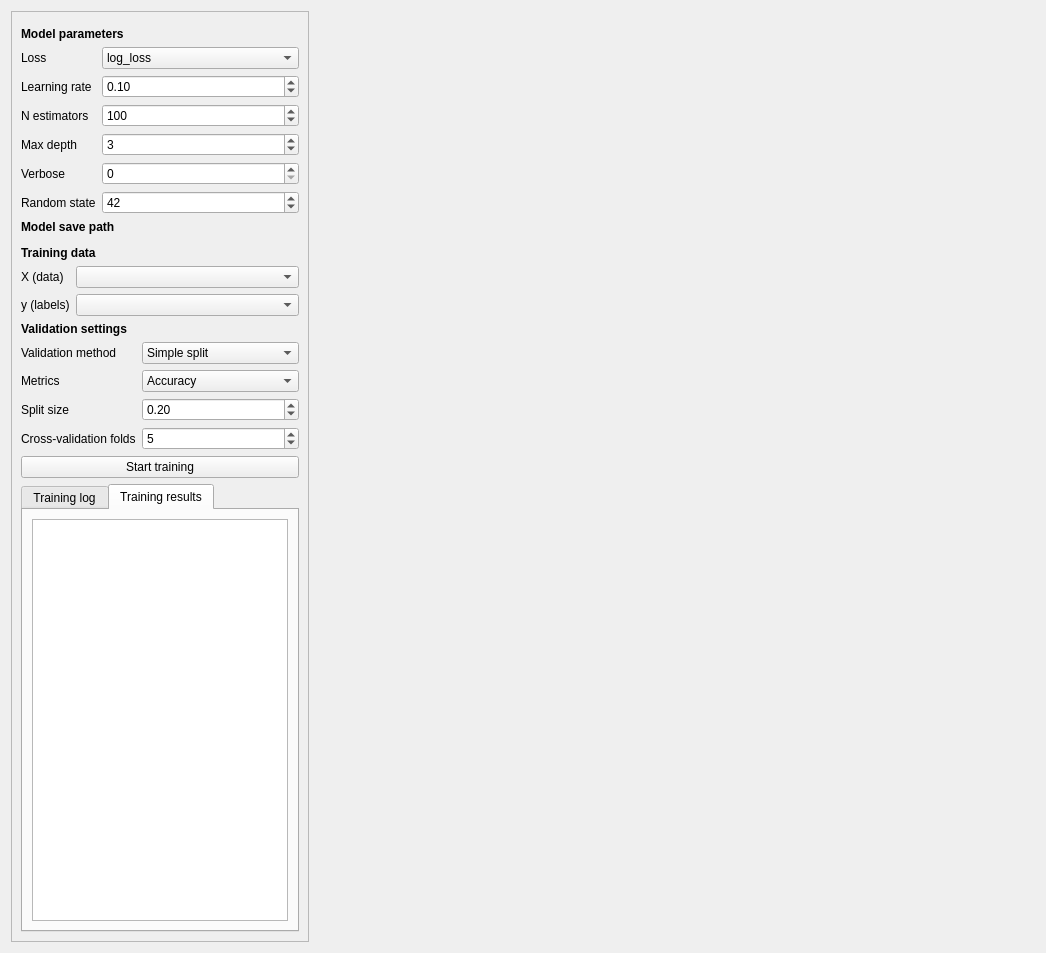
<?xml version="1.0" encoding="UTF-8"?>
<ui version="4.0">
 <class>Form</class>
 <widget class="QWidget" name="Form">
  <property name="geometry">
   <rect>
    <x>0</x>
    <y>0</y>
    <width>1046</width>
    <height>953</height>
   </rect>
  </property>
  <property name="windowTitle">
   <string>Form</string>
  </property>
  <layout class="QFormLayout" name="formLayout_3">
   <item row="0" column="0">
    <widget class="QFrame" name="model_frame">
     <property name="frameShape">
      <enum>QFrame::StyledPanel</enum>
     </property>
     <property name="frameShadow">
      <enum>QFrame::Raised</enum>
     </property>
     <layout class="QHBoxLayout" name="horizontalLayout_7">
      <item>
       <layout class="QVBoxLayout" name="verticalLayout">
        <item>
         <layout class="QVBoxLayout" name="verticalLayout_20">
          <item>
           <layout class="QVBoxLayout" name="verticalLayout_21">
            <item>
             <layout class="QFormLayout" name="formLayout_8">
              <item row="0" column="0" colspan="2">
               <layout class="QVBoxLayout" name="verticalLayout_22">
                <item>
                 <layout class="QFormLayout" name="formLayout"/>
                </item>
               </layout>
              </item>
              <item row="1" column="0" colspan="2">
               <layout class="QVBoxLayout" name="verticalLayout_23">
                <item>
                 <widget class="QLabel" name="label_7">
                  <property name="font">
                   <font>
                    <weight>75</weight>
                    <bold>true</bold>
                   </font>
                  </property>
                  <property name="text">
                   <string>Model parameters</string>
                  </property>
                 </widget>
                </item>
                <item>
                 <layout class="QVBoxLayout" name="verticalLayout_3">
                  <item>
                   <layout class="QFormLayout" name="formLayout_2">
                    <item row="1" column="0">
                     <widget class="QLabel" name="label">
                      <property name="text">
                       <string>Loss</string>
                      </property>
                     </widget>
                    </item>
                    <item row="1" column="1">
                     <widget class="QComboBox" name="loss_cb">
                      <item>
                       <property name="text">
                        <string>log_loss</string>
                       </property>
                      </item>
                      <item>
                       <property name="text">
                        <string>exponential</string>
                       </property>
                      </item>
                     </widget>
                    </item>
                    <item row="2" column="0">
                     <widget class="QLabel" name="label_2">
                      <property name="text">
                       <string>Learning rate</string>
                      </property>
                     </widget>
                    </item>
                    <item row="2" column="1">
                     <widget class="QDoubleSpinBox" name="learning_rate_sb">
                      <property name="value">
                       <double>0.100000000000000</double>
                      </property>
                     </widget>
                    </item>
                    <item row="3" column="0">
                     <widget class="QLabel" name="label_3">
                      <property name="text">
                       <string>N estimators</string>
                      </property>
                     </widget>
                    </item>
                    <item row="3" column="1">
                     <widget class="QSpinBox" name="n_estimators_sb">
                      <property name="maximum">
                       <number>999999999</number>
                      </property>
                      <property name="value">
                       <number>100</number>
                      </property>
                     </widget>
                    </item>
                    <item row="4" column="0">
                     <widget class="QLabel" name="label_4">
                      <property name="text">
                       <string>Max depth</string>
                      </property>
                     </widget>
                    </item>
                    <item row="4" column="1">
                     <widget class="QSpinBox" name="max_depth_sb">
                      <property name="maximum">
                       <number>999999999</number>
                      </property>
                      <property name="value">
                       <number>3</number>
                      </property>
                     </widget>
                    </item>
                    <item row="5" column="0">
                     <widget class="QLabel" name="label_5">
                      <property name="text">
                       <string>Verbose</string>
                      </property>
                     </widget>
                    </item>
                    <item row="5" column="1">
                     <widget class="QSpinBox" name="verbose_sb"/>
                    </item>
                    <item row="6" column="0">
                     <widget class="QLabel" name="label_6">
                      <property name="text">
                       <string>Random state</string>
                      </property>
                     </widget>
                    </item>
                    <item row="6" column="1">
                     <widget class="QSpinBox" name="random_state_sb">
                      <property name="value">
                       <number>42</number>
                      </property>
                     </widget>
                    </item>
                   </layout>
                  </item>
                 </layout>
                </item>
                <item>
                 <widget class="QLabel" name="label_20">
                  <property name="font">
                   <font>
                    <weight>75</weight>
                    <bold>true</bold>
                   </font>
                  </property>
                  <property name="text">
                   <string>Model save path</string>
                  </property>
                  <property name="alignment">
                   <set>Qt::AlignBottom|Qt::AlignLeading|Qt::AlignLeft</set>
                  </property>
                 </widget>
                </item>
                <item>
                 <widget class="QgsFileWidget" name="model_save_path"/>
                </item>
                <item>
                 <widget class="QLabel" name="label_18">
                  <property name="font">
                   <font>
                    <weight>75</weight>
                    <bold>true</bold>
                   </font>
                  </property>
                  <property name="text">
                   <string>Training data</string>
                  </property>
                 </widget>
                </item>
                <item>
                 <layout class="QFormLayout" name="formLayout_9">
                  <item row="0" column="0">
                   <widget class="QLabel" name="label_21">
                    <property name="text">
                     <string>X (data)</string>
                    </property>
                   </widget>
                  </item>
                  <item row="0" column="1">
                   <widget class="QgsMapLayerComboBox" name="X_cb"/>
                  </item>
                  <item row="1" column="0">
                   <widget class="QLabel" name="label_22">
                    <property name="text">
                     <string>y (labels)</string>
                    </property>
                   </widget>
                  </item>
                  <item row="1" column="1">
                   <widget class="QgsMapLayerComboBox" name="y_cb"/>
                  </item>
                 </layout>
                </item>
               </layout>
              </item>
              <item row="2" column="0" colspan="2">
               <layout class="QVBoxLayout" name="verticalLayout_24">
                <item>
                 <widget class="QLabel" name="label_23">
                  <property name="font">
                   <font>
                    <weight>75</weight>
                    <bold>true</bold>
                   </font>
                  </property>
                  <property name="text">
                   <string>Validation settings</string>
                  </property>
                 </widget>
                </item>
                <item>
                 <layout class="QFormLayout" name="formLayout_10">
                  <item row="0" column="0">
                   <widget class="QLabel" name="testMethodLabel_7">
                    <property name="text">
                     <string>Validation method</string>
                    </property>
                   </widget>
                  </item>
                  <item row="0" column="1">
                   <widget class="QComboBox" name="test_method_cb">
                    <item>
                     <property name="text">
                      <string>Simple split</string>
                     </property>
                    </item>
                    <item>
                     <property name="text">
                      <string>K-fold CV</string>
                     </property>
                    </item>
                    <item>
                     <property name="text">
                      <string>Stratified k-fold CV</string>
                     </property>
                    </item>
                    <item>
                     <property name="text">
                      <string>Leave-one-out CV</string>
                     </property>
                    </item>
                    <item>
                     <property name="text">
                      <string>None</string>
                     </property>
                    </item>
                   </widget>
                  </item>
                  <item row="1" column="0">
                   <widget class="QLabel" name="testMethodLabel_8">
                    <property name="text">
                     <string>Metrics</string>
                    </property>
                   </widget>
                  </item>
                  <item row="1" column="1">
                   <widget class="QgsCheckableComboBox" name="metrics_cb">
                    <property name="defaultText">
                     <string>Accuracy</string>
                    </property>
                    <property name="checkedItems">
                     <stringlist/>
                    </property>
                    <item>
                     <property name="text">
                      <string>Accuracy</string>
                     </property>
                    </item>
                    <item>
                     <property name="text">
                      <string>Precision</string>
                     </property>
                    </item>
                    <item>
                     <property name="text">
                      <string>Recall</string>
                     </property>
                    </item>
                    <item>
                     <property name="text">
                      <string>F1</string>
                     </property>
                    </item>
                    <item>
                     <property name="text">
                      <string>AUC</string>
                     </property>
                    </item>
                   </widget>
                  </item>
                  <item row="2" column="0">
                   <widget class="QLabel" name="simpleSplitSizeLabel_4">
                    <property name="text">
                     <string>Split size</string>
                    </property>
                   </widget>
                  </item>
                  <item row="2" column="1">
                   <widget class="QDoubleSpinBox" name="split_size_sb">
                    <property name="minimum">
                     <double>0.010000000000000</double>
                    </property>
                    <property name="maximum">
                     <double>0.990000000000000</double>
                    </property>
                    <property name="value">
                     <double>0.200000000000000</double>
                    </property>
                   </widget>
                  </item>
                  <item row="3" column="0">
                   <widget class="QLabel" name="crossValidationFoldsLabel_4">
                    <property name="text">
                     <string>Cross-validation folds</string>
                    </property>
                   </widget>
                  </item>
                  <item row="3" column="1">
                   <widget class="QgsSpinBox" name="cv_folds_sb">
                    <property name="minimum">
                     <number>2</number>
                    </property>
                    <property name="value">
                     <number>5</number>
                    </property>
                   </widget>
                  </item>
                  <item row="4" column="0" colspan="2">
                   <widget class="QPushButton" name="train_pb">
                    <property name="text">
                     <string>Start training</string>
                    </property>
                   </widget>
                  </item>
                 </layout>
                </item>
               </layout>
              </item>
              <item row="3" column="0">
               <widget class="QTabWidget" name="tabWidget_3">
                <property name="currentIndex">
                 <number>1</number>
                </property>
                <widget class="QWidget" name="tab_6">
                 <attribute name="title">
                  <string>Training log</string>
                 </attribute>
                 <layout class="QVBoxLayout" name="verticalLayout_17">
                  <item>
                   <layout class="QVBoxLayout" name="verticalLayout_18">
                    <item>
                     <widget class="QTextBrowser" name="textBrowser_2"/>
                    </item>
                    <item>
                     <layout class="QHBoxLayout" name="horizontalLayout_6">
                      <item>
                       <widget class="QLabel" name="label_15">
                        <property name="text">
                         <string>Progress</string>
                        </property>
                       </widget>
                      </item>
                      <item>
                       <widget class="QProgressBar" name="progressBar_2">
                        <property name="value">
                         <number>24</number>
                        </property>
                       </widget>
                      </item>
                     </layout>
                    </item>
                   </layout>
                  </item>
                 </layout>
                </widget>
                <widget class="QWidget" name="tab_7">
                 <attribute name="title">
                  <string>Training results</string>
                 </attribute>
                 <layout class="QVBoxLayout" name="verticalLayout_19">
                  <item>
                   <widget class="QTableWidget" name="results_table">
                    <property name="alternatingRowColors">
                     <bool>true</bool>
                    </property>
                   </widget>
                  </item>
                 </layout>
                </widget>
               </widget>
              </item>
             </layout>
            </item>
           </layout>
          </item>
         </layout>
        </item>
       </layout>
      </item>
     </layout>
    </widget>
   </item>
  </layout>
 </widget>
 <customwidgets>
  <customwidget>
   <class>QgsCheckableComboBox</class>
   <extends>QComboBox</extends>
   <header>qgscheckablecombobox.h</header>
  </customwidget>
  <customwidget>
   <class>QgsFileWidget</class>
   <extends>QWidget</extends>
   <header>qgsfilewidget.h</header>
   <container>1</container>
  </customwidget>
  <customwidget>
   <class>QgsMapLayerComboBox</class>
   <extends>QComboBox</extends>
   <header>qgsmaplayercombobox.h</header>
  </customwidget>
  <customwidget>
   <class>QgsSpinBox</class>
   <extends>QSpinBox</extends>
   <header>qgsspinbox.h</header>
  </customwidget>
 </customwidgets>
 <resources/>
 <connections/>
</ui>
